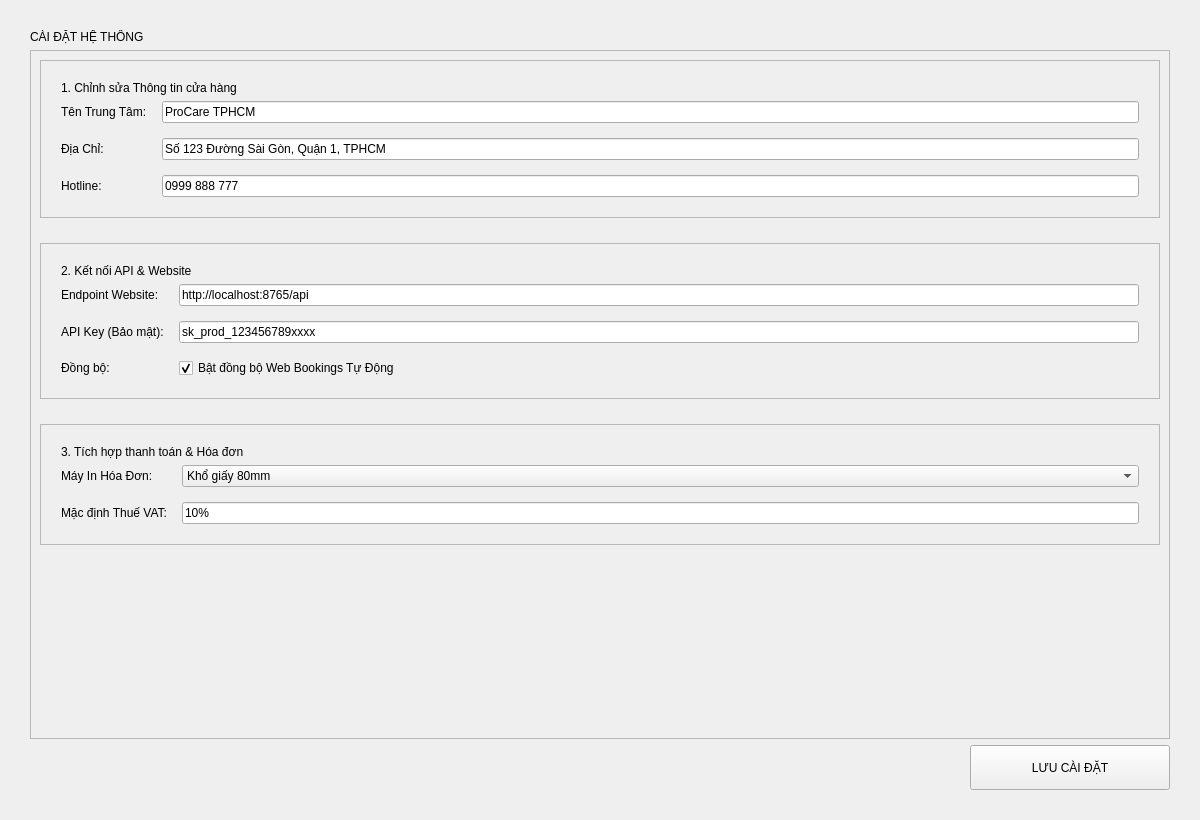
<?xml version="1.0" encoding="UTF-8"?>
<ui version="4.0">
 <class>Form</class>
 <widget class="QWidget" name="Form">
  <property name="geometry">
   <rect>
    <x>0</x>
    <y>0</y>
    <width>1200</width>
    <height>820</height>
   </rect>
  </property>
  <property name="windowTitle">
   <string>Settings</string>
  </property>
  <layout class="QVBoxLayout" name="main_layout">
   <property name="leftMargin">
    <number>30</number>
   </property>
   <property name="topMargin">
    <number>30</number>
   </property>
   <property name="rightMargin">
    <number>30</number>
   </property>
   <property name="bottomMargin">
    <number>30</number>
   </property>
   <item>
    <widget class="QLabel" name="lbl_title">
     <property name="text">
      <string>CÀI ĐẶT HỆ THỐNG</string>
     </property>
    </widget>
   </item>
   <item>
    <widget class="QScrollArea" name="scrollArea">
     <property name="widgetResizable">
      <bool>true</bool>
     </property>
     <widget class="QWidget" name="settingsContainer">
      <property name="geometry">
       <rect>
        <x>0</x>
        <y>0</y>
        <width>1134</width>
        <height>650</height>
       </rect>
      </property>
      <layout class="QVBoxLayout" name="container_layout">
       <property name="spacing">
        <number>25</number>
       </property>
       <item>
        <widget class="QFrame" name="settingsSection_store">
         <property name="frameShape">
          <enum>QFrame::StyledPanel</enum>
         </property>
         <property name="frameShadow">
          <enum>QFrame::Raised</enum>
         </property>
         <layout class="QVBoxLayout" name="section_store_layout">
          <property name="leftMargin">
           <number>20</number>
          </property>
          <property name="topMargin">
           <number>20</number>
          </property>
          <property name="rightMargin">
           <number>20</number>
          </property>
          <property name="bottomMargin">
           <number>20</number>
          </property>
          <item>
           <widget class="QLabel" name="settingsSectionTitle_store">
            <property name="text">
             <string>1. Chỉnh sửa Thông tin cửa hàng</string>
            </property>
           </widget>
          </item>
          <item>
           <layout class="QFormLayout" name="form_store_info">
            <property name="spacing">
             <number>15</number>
            </property>
            <item row="0" column="0">
             <widget class="QLabel" name="settingsLabel_store_name">
              <property name="text">
               <string>Tên Trung Tâm:</string>
              </property>
             </widget>
            </item>
            <item row="0" column="1">
             <widget class="QLineEdit" name="txt_store_name">
              <property name="text">
               <string>ProCare TPHCM</string>
              </property>
             </widget>
            </item>
            <item row="1" column="0">
             <widget class="QLabel" name="settingsLabel_store_addr">
              <property name="text">
               <string>Địa Chỉ:</string>
              </property>
             </widget>
            </item>
            <item row="1" column="1">
             <widget class="QLineEdit" name="txt_store_address">
              <property name="text">
               <string>Số 123 Đường Sài Gòn, Quận 1, TPHCM</string>
              </property>
             </widget>
            </item>
            <item row="2" column="0">
             <widget class="QLabel" name="settingsLabel_store_hotline">
              <property name="text">
               <string>Hotline:</string>
              </property>
             </widget>
            </item>
            <item row="2" column="1">
             <widget class="QLineEdit" name="txt_store_hotline">
              <property name="text">
               <string>0999 888 777</string>
              </property>
             </widget>
            </item>
           </layout>
          </item>
         </layout>
        </widget>
       </item>
       <item>
        <widget class="QFrame" name="settingsSection_api">
         <property name="frameShape">
          <enum>QFrame::StyledPanel</enum>
         </property>
         <property name="frameShadow">
          <enum>QFrame::Raised</enum>
         </property>
         <layout class="QVBoxLayout" name="section_api_layout">
          <property name="leftMargin">
           <number>20</number>
          </property>
          <property name="topMargin">
           <number>20</number>
          </property>
          <property name="rightMargin">
           <number>20</number>
          </property>
          <property name="bottomMargin">
           <number>20</number>
          </property>
          <item>
           <widget class="QLabel" name="settingsSectionTitle_api">
            <property name="text">
             <string>2. Kết nối API &amp; Website</string>
            </property>
           </widget>
          </item>
          <item>
           <layout class="QFormLayout" name="form_api">
            <property name="spacing">
             <number>15</number>
            </property>
            <item row="0" column="0">
             <widget class="QLabel" name="settingsLabel_api_endpoint">
              <property name="text">
               <string>Endpoint Website:</string>
              </property>
             </widget>
            </item>
            <item row="0" column="1">
             <widget class="QLineEdit" name="txt_api_endpoint">
              <property name="text">
               <string>http://localhost:8765/api</string>
              </property>
             </widget>
            </item>
            <item row="1" column="0">
             <widget class="QLabel" name="settingsLabel_api_key">
              <property name="text">
               <string>API Key (Bảo mật):</string>
              </property>
             </widget>
            </item>
            <item row="1" column="1">
             <widget class="QLineEdit" name="txt_api_key">
              <property name="text">
               <string>sk_prod_123456789xxxx</string>
              </property>
             </widget>
            </item>
            <item row="2" column="0">
             <widget class="QLabel" name="settingsLabel_sync">
              <property name="text">
               <string>Đồng bộ:</string>
              </property>
             </widget>
            </item>
            <item row="2" column="1">
             <widget class="QCheckBox" name="chk_sync">
              <property name="text">
               <string>Bật đồng bộ Web Bookings Tự Động</string>
              </property>
              <property name="checked">
               <bool>true</bool>
              </property>
             </widget>
            </item>
           </layout>
          </item>
         </layout>
        </widget>
       </item>
       <item>
        <widget class="QFrame" name="settingsSection_payment">
         <property name="frameShape">
          <enum>QFrame::StyledPanel</enum>
         </property>
         <property name="frameShadow">
          <enum>QFrame::Raised</enum>
         </property>
         <layout class="QVBoxLayout" name="section_payment_layout">
          <property name="leftMargin">
           <number>20</number>
          </property>
          <property name="topMargin">
           <number>20</number>
          </property>
          <property name="rightMargin">
           <number>20</number>
          </property>
          <property name="bottomMargin">
           <number>20</number>
          </property>
          <item>
           <widget class="QLabel" name="settingsSectionTitle_payment">
            <property name="text">
             <string>3. Tích hợp thanh toán &amp; Hóa đơn</string>
            </property>
           </widget>
          </item>
          <item>
           <layout class="QFormLayout" name="form_payment">
            <property name="spacing">
             <number>15</number>
            </property>
            <item row="0" column="0">
             <widget class="QLabel" name="settingsLabel_printer">
              <property name="text">
               <string>Máy In Hóa Đơn:</string>
              </property>
             </widget>
            </item>
            <item row="0" column="1">
             <widget class="QComboBox" name="cmb_invoice_printer">
              <item>
               <property name="text">
                <string>Khổ giấy 80mm</string>
               </property>
              </item>
              <item>
               <property name="text">
                <string>Khổ giấy 58mm</string>
               </property>
              </item>
              <item>
               <property name="text">
                <string>Khổ A4</string>
               </property>
              </item>
             </widget>
            </item>
            <item row="1" column="0">
             <widget class="QLabel" name="settingsLabel_vat">
              <property name="text">
               <string>Mặc định Thuế VAT:</string>
              </property>
             </widget>
            </item>
            <item row="1" column="1">
             <widget class="QLineEdit" name="txt_default_vat">
              <property name="text">
               <string>10%</string>
              </property>
             </widget>
            </item>
           </layout>
          </item>
         </layout>
        </widget>
       </item>
       <item>
        <spacer name="verticalSpacer">
         <property name="orientation">
          <enum>Qt::Vertical</enum>
         </property>
         <property name="sizeHint" stdset="0">
          <size>
           <width>20</width>
           <height>40</height>
          </size>
         </property>
        </spacer>
       </item>
      </layout>
     </widget>
    </widget>
   </item>
   <item>
    <layout class="QHBoxLayout" name="button_layout">
     <item>
      <spacer name="horizontalSpacer">
       <property name="orientation">
        <enum>Qt::Horizontal</enum>
       </property>
       <property name="sizeHint" stdset="0">
        <size>
         <width>40</width>
         <height>20</height>
        </size>
       </property>
      </spacer>
     </item>
     <item>
      <widget class="QPushButton" name="btnSaveSettings">
       <property name="minimumSize">
        <size>
         <width>200</width>
         <height>45</height>
        </size>
       </property>
       <property name="text">
        <string>LƯU CÀI ĐẶT</string>
       </property>
      </widget>
     </item>
    </layout>
   </item>
  </layout>
 </widget>
 <resources/>
 <connections/>
</ui>
